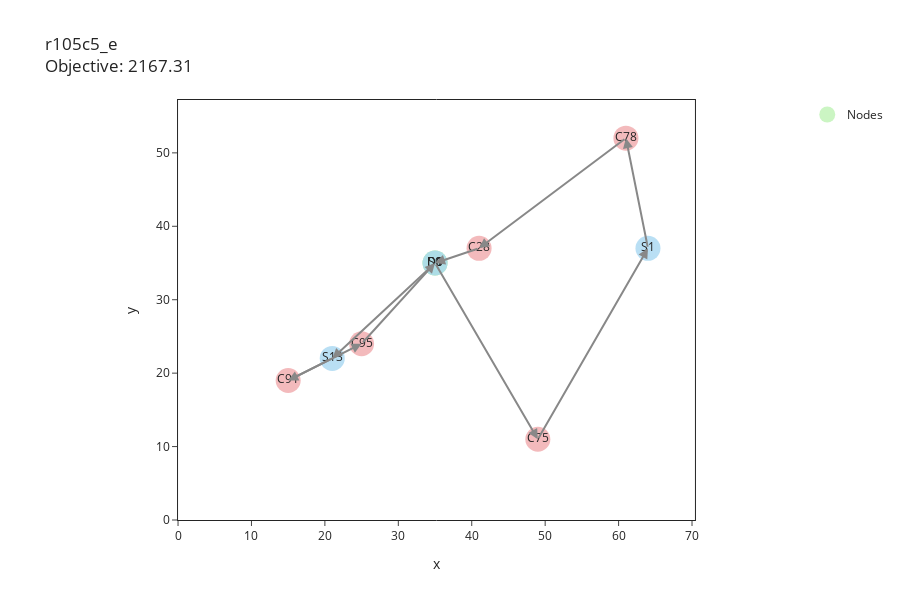

Notebook code for this chart:
### Code cell
plot_interactive_graph(m.data['V'], e=e_flat, obj=m.instance.obj(), instance_name=m.instance_name)

### Figure 1 — Plotly figure (JSON) as saved in the notebook; plotly's stock layout.template omitted (floating-point values rounded to 4 significant figures)
{"data": [{"customdata": [[["start"]], [["end"]], [["s"]], [["s"]], [["s"]], [["m"]], [["m"]], [["m"]], [["m"]], [["m"]]], "hoverinfo": "none", "hovertemplate": "<b>%{text}</b>: %{customdata[0]}<br>X: %{x}<br>Y: %{y}", "marker": {"color": ["rgba(191, 243, 180, 0.8)", "rgba(191, 243, 180, 0.8)", "rgba(167, 215, 241, 0.8)", "rgba(167, 215, 241, 0.8)", "rgba(167, 215, 241, 0.8)", "rgba(240, 169, 171, 0.8)", "rgba(240, 169, 171, 0.8)", "rgba(240, 169, 171, 0.8)", "rgba(240, 169, 171, 0.8)", "rgba(240, 169, 171, 0.8)"], "size": 25}, "mode": "markers+text", "name": "Nodes", "showlegend": true, "text": ["D0", "D1", "S0", "S1", "S13", "C91", "C28", "C75", "C78", "C95"], "type": "scatter", "x": [35, 35, 35, 64, 21, 15, 41, 49, 61, 25], "y": [35, 35, 35, 37, 22, 19, 37, 11, 52, 24]}], "layout": {"annotations": [{"arrowcolor": "#888", "arrowhead": 2, "arrowsize": 1, "arrowwidth": 2, "ax": 35, "axref": "x", "ay": 35, "ayref": "y", "showarrow": true, "text": "", "x": 35, "xref": "x", "y": 35, "yref": "y"}, {"arrowcolor": "#888", "arrowhead": 2, "arrowsize": 1, "arrowwidth": 2, "ax": 35, "axref": "x", "ay": 35, "ayref": "y", "showarrow": true, "text": "", "x": 35, "xref": "x", "y": 35, "yref": "y"}, {"arrowcolor": "#888", "arrowhead": 2, "arrowsize": 1, "arrowwidth": 2, "ax": 35, "axref": "x", "ay": 35, "ayref": "y", "showarrow": true, "text": "", "x": 35, "xref": "x", "y": 35, "yref": "y"}, {"arrowcolor": "#888", "arrowhead": 2, "arrowsize": 1, "arrowwidth": 2, "ax": 25, "axref": "x", "ay": 24, "ayref": "y", "showarrow": true, "text": "", "x": 35, "xref": "x", "y": 35, "yref": "y"}, {"arrowcolor": "#888", "arrowhead": 2, "arrowsize": 1, "arrowwidth": 2, "ax": 41, "axref": "x", "ay": 37, "ayref": "y", "showarrow": true, "text": "", "x": 35, "xref": "x", "y": 35, "yref": "y"}, {"arrowcolor": "#888", "arrowhead": 2, "arrowsize": 1, "arrowwidth": 2, "ax": 35, "axref": "x", "ay": 35, "ayref": "y", "showarrow": true, "text": "", "x": 35, "xref": "x", "y": 35, "yref": "y"}, {"arrowcolor": "#888", "arrowhead": 2, "arrowsize": 1, "arrowwidth": 2, "ax": 49, "axref": "x", "ay": 11, "ayref": "y", "showarrow": true, "text": "", "x": 64, "xref": "x", "y": 37, "yref": "y"}, {"arrowcolor": "#888", "arrowhead": 2, "arrowsize": 1, "arrowwidth": 2, "ax": 35, "axref": "x", "ay": 35, "ayref": "y", "showarrow": true, "text": "", "x": 21, "xref": "x", "y": 22, "yref": "y"}, {"arrowcolor": "#888", "arrowhead": 2, "arrowsize": 1, "arrowwidth": 2, "ax": 21, "axref": "x", "ay": 22, "ayref": "y", "showarrow": true, "text": "", "x": 15, "xref": "x", "y": 19, "yref": "y"}, {"arrowcolor": "#888", "arrowhead": 2, "arrowsize": 1, "arrowwidth": 2, "ax": 61, "axref": "x", "ay": 52, "ayref": "y", "showarrow": true, "text": "", "x": 41, "xref": "x", "y": 37, "yref": "y"}, {"arrowcolor": "#888", "arrowhead": 2, "arrowsize": 1, "arrowwidth": 2, "ax": 35, "axref": "x", "ay": 35, "ayref": "y", "showarrow": true, "text": "", "x": 49, "xref": "x", "y": 11, "yref": "y"}, {"arrowcolor": "#888", "arrowhead": 2, "arrowsize": 1, "arrowwidth": 2, "ax": 64, "axref": "x", "ay": 37, "ayref": "y", "showarrow": true, "text": "", "x": 61, "xref": "x", "y": 52, "yref": "y"}, {"arrowcolor": "#888", "arrowhead": 2, "arrowsize": 1, "arrowwidth": 2, "ax": 15, "axref": "x", "ay": 19, "ayref": "y", "showarrow": true, "text": "", "x": 25, "xref": "x", "y": 24, "yref": "y"}], "height": 600, "showlegend": true, "title": {"text": "r105c5_e<br>Objective: 2167.31"}, "xaxis": {"anchor": "y", "constrain": "domain", "domain": [0, 1], "mirror": true, "range": [0, 70.4], "showline": true, "ticks": "outside", "title": {"text": "x"}}, "yaxis": {"anchor": "x", "domain": [0, 1], "mirror": true, "range": [0, 57.2], "scaleanchor": "x", "scaleratio": 1, "showline": true, "ticks": "outside", "title": {"text": "y"}}}}
